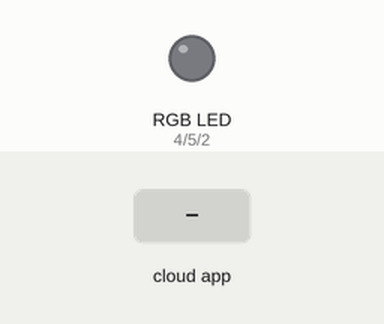
Recording of a sketch running on a simulated ESP32. Parts: an RGB LED mixed from three pins (HIGH = lit). The inputs (shaded band) are chosen by the test bench. What the sketch prints to the serial monitor is not drawn.

Above: at 2.7 s.
2.8 s: the phone or cloud app sets color to 0
At 4.1 s:
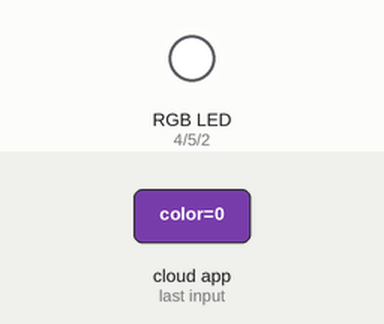
Timing chart, 0 to 5.8 s (numbered marks = the images above; inputs shaded):
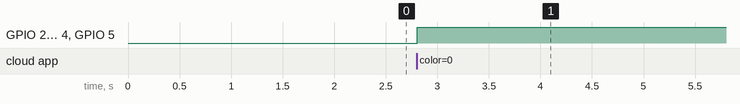

Measured:
- after the input at 2.8 s, GPIO 2 (BLUE_PIN), GPIO 4 (RED_PIN), GPIO 5 (GREEN_PIN): LOW → HIGH at once

The sketch:

elemik_13_rgb.ino
```cpp
#include "config.h"

/************************ Example Starts Here *******************************/

// default PWM pins for ESP8266.
// you should change these to match PWM pins on other platforms.
#define RED_PIN   4
#define GREEN_PIN 5
#define BLUE_PIN  2

// set up the 'color' feed
AdafruitIO_Feed *color = io.feed("color");

void setup() {

  // start the serial connection
  Serial.begin(115200);

  // wait for serial monitor to open
  while(! Serial);


  #if defined(ARDUINO_ARCH_ESP32) // ESP32 pinMode
    // assign rgb pins to channels
    ledcAttachPin(RED_PIN, 1);
    ledcAttachPin(GREEN_PIN, 2);
    ledcAttachPin(BLUE_PIN, 3);
    // init. channels
    ledcSetup(1, 12000, 8);
    ledcSetup(2, 12000, 8);
    ledcSetup(3, 12000, 8);
  #else
    pinMode(RED_PIN, OUTPUT);
    pinMode(GREEN_PIN, OUTPUT);
    pinMode(BLUE_PIN, OUTPUT);
  #endif

  // connect to io.adafruit.com
  Serial.print("Connecting to Adafruit IO");
  io.connect();

  // set up a message handler for the 'color' feed.
  // the handleMessage function (defined below)
  // will be called whenever a message is
  // received from adafruit io.
  color->onMessage(handleMessage);

  // wait for a connection
  while(io.status() < AIO_CONNECTED) {
    Serial.print(".");
    delay(500);
  }

  // we are connected
  Serial.println();
  Serial.println(io.statusText());
  color->get();

  // set analogWrite range for ESP8266
  #ifdef ESP8266
    analogWriteRange(255);
  #endif

}

void loop() {

  // io.run(); is required for all sketches.
  // it should always be present at the top of your loop
  // function. it keeps the client connected to
  // io.adafruit.com, and processes any incoming data.
  io.run();

}

// this function is called whenever a 'color' message
// is received from Adafruit IO. it was attached to
// the color feed in the setup() function above.
void handleMessage(AdafruitIO_Data *data) {

  // print RGB values and hex value
  Serial.println("Received:");
  Serial.print("  - R: ");
  Serial.println(data->toRed());
  Serial.print("  - G: ");
  Serial.println(data->toGreen());
  Serial.print("  - B: ");
  Serial.println(data->toBlue());
  Serial.print("  - HEX: ");
  Serial.println(data->value());

  // invert RGB values for common anode LEDs
  #if defined(ARDUINO_ARCH_ESP32) // ESP32 analogWrite
    ledcWrite(1, 255 - data->toRed());
    ledcWrite(2, 255 - data->toGreen());
    ledcWrite(3, 255 - data->toBlue());
  #else
    analogWrite(RED_PIN, 255 - data->toRed());
    analogWrite(GREEN_PIN, 255 - data->toGreen());
    analogWrite(BLUE_PIN, 255 - data->toBlue());
  #endif

}
```

config.h
```cpp
/************************ Adafruit IO Config *******************************/

// visit io.adafruit.com if you need to create an account,
// or if you need your Adafruit IO key.
#define IO_USERNAME "gusohr"
#define IO_KEY "aio_SpUu88Lt62EHT4khmgHzJ9qjlYeI"

/******************************* WIFI **************************************/

#define WIFI_SSID "D410"
#define WIFI_PASS "Axel2018"

// uncomment the following line if you are using airlift
// #define USE_AIRLIFT

// uncomment the following line if you are using winc1500
// #define USE_WINC1500

// comment out the following lines if you are using fona or ethernet
#include "AdafruitIO_WiFi.h"

#if defined(USE_AIRLIFT) || defined(ADAFRUIT_METRO_M4_AIRLIFT_LITE) ||         \
    defined(ADAFRUIT_PYPORTAL)
// Configure the pins used for the ESP32 connection
#if !defined(SPIWIFI_SS) // if the wifi definition isnt in the board variant
// Don't change the names of these #define's! they match the variant ones
#define SPIWIFI SPI
#define SPIWIFI_SS 10 // Chip select pin
#define NINA_ACK 9    // a.k.a BUSY or READY pin
#define NINA_RESETN 6 // Reset pin
#define NINA_GPIO0 -1 // Not connected
#endif
AdafruitIO_WiFi io(IO_USERNAME, IO_KEY, WIFI_SSID, WIFI_PASS, SPIWIFI_SS,
                   NINA_ACK, NINA_RESETN, NINA_GPIO0, &SPIWIFI);
#else
AdafruitIO_WiFi io(IO_USERNAME, IO_KEY, WIFI_SSID, WIFI_PASS);
#endif
/******************************* FONA **************************************/

// the AdafruitIO_FONA client will work with the following boards:
//   - Feather 32u4 FONA -> https://www.adafruit.com/product/3027

// uncomment the following two lines for 32u4 FONA,
// and comment out the AdafruitIO_WiFi client in the WIFI section
// #include "AdafruitIO_FONA.h"
// AdafruitIO_FONA io(IO_USERNAME, IO_KEY);

/**************************** ETHERNET ************************************/

// the AdafruitIO_Ethernet client will work with the following boards:
//   - Ethernet FeatherWing -> https://www.adafruit.com/products/3201

// uncomment the following two lines for ethernet,
// and comment out the AdafruitIO_WiFi client in the WIFI section
// #include "AdafruitIO_Ethernet.h"
// AdafruitIO_Ethernet io(IO_USERNAME, IO_KEY);
```
